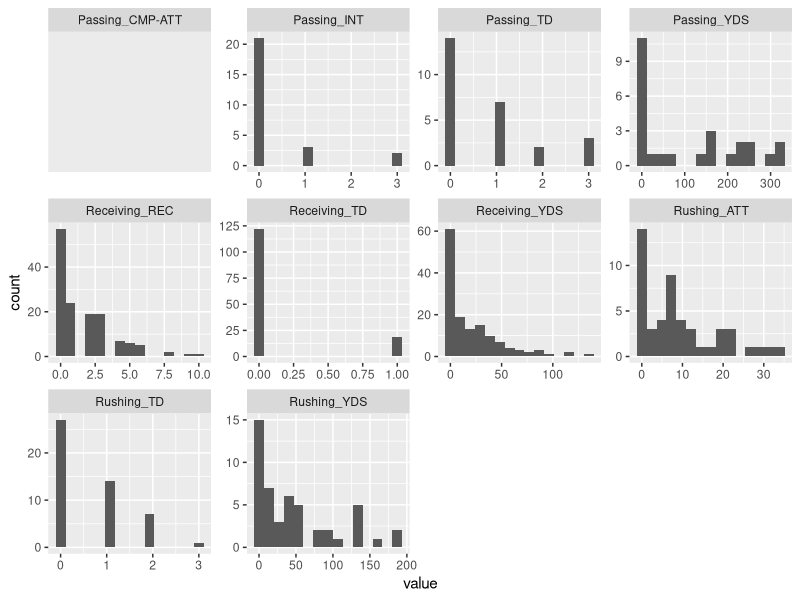
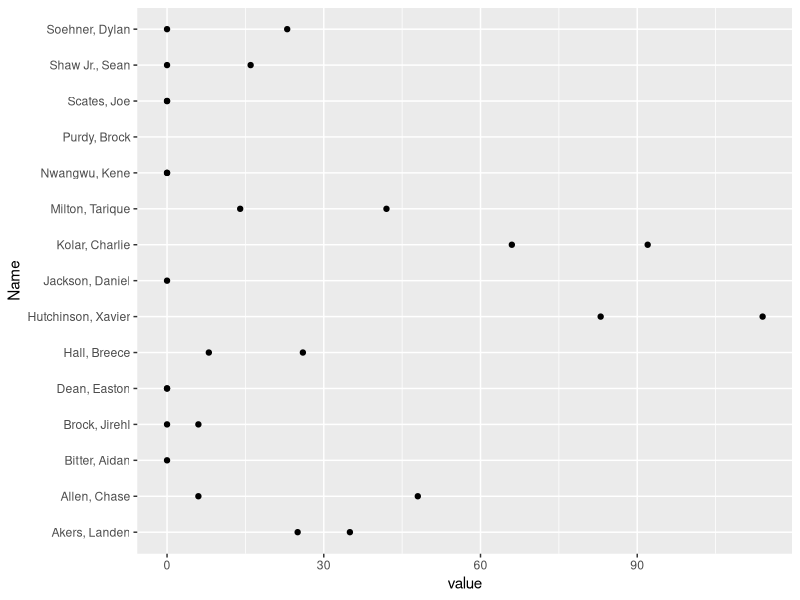
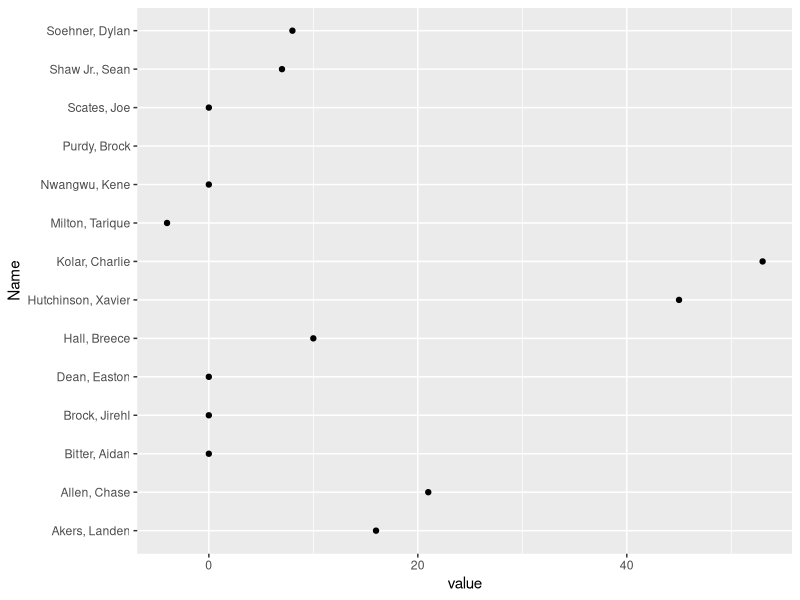

Write R code to recreate these figures, in order.
## ---- chunk 1

library(readxl)
library(tidyverse)
library(ggplot2)
defense <- read_excel('cyclonesFootball2020.xlsx', sheet='Defensive')
offensive <- read_excel('cyclonesFootball2020.xlsx', sheet='Offensive')
bio <- read_excel('cyclonesFootball2020.xlsx', sheet='Biography')
print(offensive)
## ---- chunk 2

defense$Name <- as.factor(defense$Name)
defense$Opponent_Opponent <- as.factor(defense$Opponent_Opponent)

offensive$Name <- as.factor(offensive$Name)
offensive$Opponent_Opponent <- as.factor(offensive$Opponent_Opponent)

## ---- chunk 3

bioClean <- bio %>%
        mutate(Weight = as.numeric(Weight))



deffClean <- defense %>%
            mutate(across(Tackles_Solo:Pass_PB, as.numeric))

offClean <- offensive %>%
            mutate(across(Receiving_REC:Passing_INT, as.numeric))

## ---- chunk 4

bioClean <- bioClean %>% 
        separate(Height, c('Feet', 'Inches'), sep='-')

bioClean <- bioClean %>%
        mutate(Feet = as.numeric(Feet), Inches = as.numeric(Inches))

## ---- chunk 5

offClean <- offClean %>%
              pivot_longer(cols = Receiving_REC:Passing_INT, names_to = "stat")

print(offClean)

## ---- chunk 6

ggplot(offClean, aes(value)) + geom_histogram(bins = 15) + facet_wrap(~ stat, scales = "free")

## ---- chunk 7

#print(offClean)

ok <- offClean %>%
      filter(stat == 'Receiving_YDS', Opponent_Opponent == 'Oklahoma')

or <- offClean %>%
      filter(stat == 'Receiving_YDS', Opponent_Opponent == 'Oregon')


ggplot(aes(x=value, y=Name), data=ok) + geom_point()
ggplot(aes(x=value, y=Name), data=or) + geom_point()

## ---- chunk 8

bioClean <- bioClean %>% 
              separate(Hometown, c('City', 'State'), sep=',')

## ---- chunk 9

bioClean %>%
          select(State) %>%
          group_by(State) %>%
          summarize(count = n())

